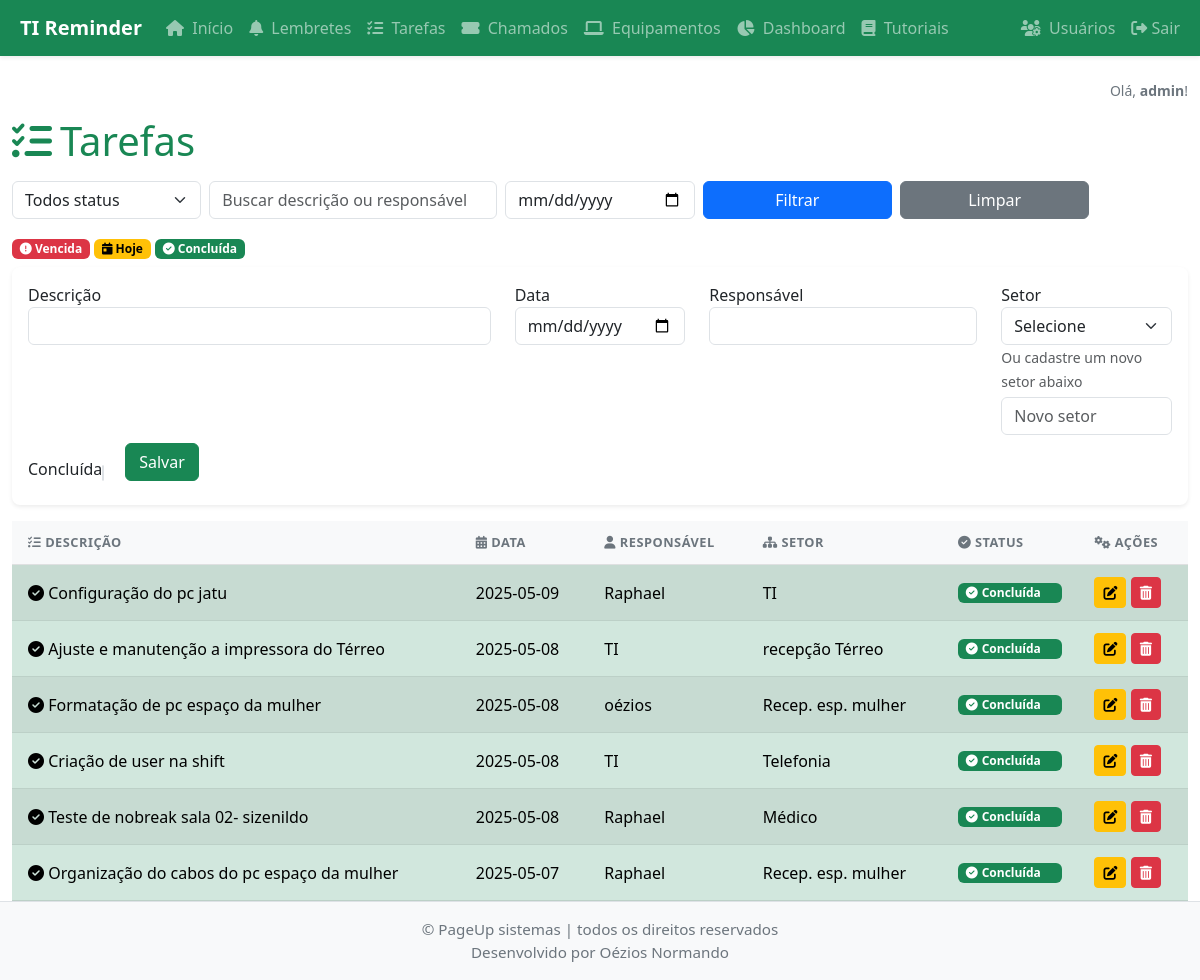
The page /tasks (signed in) on the database its author committed.
### app/models.py (models this page shows, shortened)
class User(db.Model):
    id = db.Column(db.Integer, primary_key=True)
    username = db.Column(db.String(64), unique=True, nullable=False)
    email = db.Column(db.String(120), unique=True, nullable=False)
    password_hash = db.Column(db.String(128), nullable=False)
    is_admin = db.Column(db.Boolean, default=False)
    is_ti = db.Column(db.Boolean, default=False)  # Indica se o usuário é da equipe de TI
    ativo = db.Column(db.Boolean, default=True)  # Para ativação/desativação
    sector_id = db.Column(db.Integer, db.ForeignKey('sector.id'), nullable=True)
    sector = db.relationship('Sector', backref='usuarios')
    reminders = db.relationship('Reminder', backref='usuario', lazy=True)
    tasks = db.relationship('Task', backref='usuario', lazy=True)

class Task(db.Model):
    id = db.Column(db.Integer, primary_key=True)
    description = db.Column(db.String(200), nullable=False)
    date = db.Column(db.Date, default=datetime.utcnow)
    responsible = db.Column(db.String(100), nullable=False)
    completed = db.Column(db.Boolean, default=False)
    sector_id = db.Column(db.Integer, db.ForeignKey('sector.id'), nullable=True)
    user_id = db.Column(db.Integer, db.ForeignKey('user.id'), nullable=True)

class Sector(db.Model):
    id = db.Column(db.Integer, primary_key=True)
    name = db.Column(db.String(100), unique=True, nullable=False)
    reminders = db.relationship('Reminder', backref='sector', lazy=True)
    tasks = db.relationship('Task', backref='sector', lazy=True)

### app/routes.py (the view, shortened to what this page needs)
@bp.route('/tasks', methods=['GET', 'POST'])
@login_required
def tasks():
    from .models import Sector
    form = TaskForm()
    sectors = Sector.query.order_by(Sector.name).all()
    form.sector_id.choices = [(0, 'Selecione')] + [(s.id, s.name) for s in sectors]
    page = request.args.get('page', 1, type=int)
    per_page = 10
    status_filter = request.args.get('status', '')
    search = request.args.get('search', '').strip()
    date_filter = request.args.get('date', '')
    query = Task.query
    if status_filter == 'expired':
        query = query.filter(Task.completed == False, Task.date < date.today())
    elif status_filter == 'today':
        query = query.filter(Task.completed == False, Task.date == date.today())
    elif status_filter == 'done':
        query = query.filter(Task.completed == True)
    if search:
        query = query.filter(Task.description.ilike(f'%{search}%'))
    if date_filter:
        try:
            filter_date = datetime.strptime(date_filter, '%Y-%m-%d').date()
            query = query.filter(Task.date == filter_date)
        except:
            pass
    if not session.get('is_admin'):
        query = query.filter_by(user_id=session.get('user_id'))
    pagination = query.order_by(Task.date.desc()).paginate(page=page, per_page=per_page, error_out=False)
    tasks = pagination.items
    for t in tasks:
        if t.completed:
            t.status = 'done'
        elif t.date < date.today():
            t.status = 'expired'
        elif t.date == date.today():
            t.status = 'today'
        else:
            t.status = 'pending'
    return render_template('tasks.html', tasks=tasks, form=form, edit_id=None, pagination=pagination, status_filter=status_filter, search=search, date_filter=date_filter, current_date=date.today())

### app/forms.py
class TaskForm(FlaskForm):
    description = StringField('Descrição', validators=[DataRequired()])
    date = DateField('Data', validators=[DataRequired()])
    responsible = StringField('Responsável', validators=[DataRequired()])
    completed = BooleanField('Concluída')
    sector_id = SelectField('Setor', coerce=int, choices=[], validators=[])
    new_sector = StringField('Novo setor')
    submit = SubmitField('Salvar')

### app/auth_utils.py (called while the page is built)
def login_required(f):
    @wraps(f)
    def decorated_function(*args, **kwargs):
        if 'user_id' not in session:
            return redirect(url_for('auth.login', need_login=True))
        from .models import User
        user = User.query.get(session['user_id'])
        if user and not user.ativo:
            session.clear()
            flash('Seu acesso foi desativado pelo administrador.', 'danger')
            return redirect(url_for('auth.login'))
        return f(*args, **kwargs)
    return decorated_function

### app/templates/tasks.html (shortened to what this page needs)
{% extends 'base.html' %}
{% block content %}
<h1 class="mt-2 mb-3" style="padding-top:0.5rem;"><i class="fas fa-tasks me-2"></i>Tarefas</h1>
<form class="row g-2 mb-3" method="get">
  <div class="col-md-2">
    <select name="status" class="form-select">
      <option value="">Todos status</option>
    </select>
  </div>
  <div class="col-md-3">
    <input type="text" name="search" class="form-control" placeholder="Buscar descrição ou responsável" value="{{ search }}">
  </div>
  <div class="col-md-2">
    <input type="date" name="date" class="form-control" value="{{ date_filter }}">
  </div>
  <div class="col-md-2">
    <button type="submit" class="btn btn-primary w-100">Filtrar</button>
  </div>
  <div class="col-md-2">
    <a href="{{ url_for('main.tasks') }}" class="btn btn-secondary w-100">Limpar</a>
  </div>
</form>
<div class="mb-2">
  <span class="badge bg-danger"><i class="fas fa-exclamation-circle"></i> Vencida</span>
  <span class="badge bg-warning text-dark"><i class="fas fa-calendar-day"></i> Hoje</span>
  <span class="badge bg-success"><i class="fas fa-check-circle"></i> Concluída</span>
</div>
<div class="card mb-3">
  <div class="card-body">
    <form method="POST">
      <div class="row">
        <div class="col-md-5 mb-2">
          {{ form.description.label }}{{ form.description(class_='form-control') }}
        </div>
        <div class="col-md-2 mb-2">
          {{ form.date.label }}{{ form.date(class_='form-control') }}
        </div>
        <div class="col-md-3 mb-2">
          {{ form.responsible.label }}{{ form.responsible(class_='form-control') }}
        </div>
        <div class="col-md-2 mb-2">
          {{ form.sector_id.label }}{{ form.sector_id(class_='form-select') }}
          <small class="text-muted">Ou cadastre um novo setor abaixo</small>
          {{ form.new_sector(class_='form-control mt-1', placeholder='Novo setor') }}
        </div>
        <div class="col-md-1 mb-2 d-flex align-items-end">
          {{ form.completed.label }}{{ form.completed(class_='form-check-input') }}
        </div>
        <div class="col-md-1 mb-2 d-flex align-items-end">
          {% if edit_id %}
            <button type="submit" class="btn btn-warning w-100 p-2">Atualizar</button>
          {% else %}
            {{ form.submit(class_='btn btn-success w-100') }}
          {% endif %}
        </div>
      </div>
    </form>
  </div>
</div>
<div class="table-responsive" style="max-height: 400px;">
<table class="table table-striped align-middle mb-0">
  <thead class="table-light">
    <tr>
      <th><i class="fas fa-tasks"></i> Descrição</th>
      <th><i class="fas fa-calendar-alt"></i> Data</th>
      <th><i class="fas fa-user"></i> Responsável</th>
      <th><i class="fas fa-sitemap"></i> Setor</th>
      <th><i class="fas fa-check-circle"></i> Status</th>
      <th><i class="fas fa-cogs"></i> Ações</th>
    </tr>
  </thead>
  <tbody>
    {% for task in tasks %}
    <tr class="
      {% if task.status == 'expired' %}table-danger{% elif task.status == 'today' %}table-warning{% elif task.status == 'done' %}table-success{% endif %}">
      <td>
        {% if task.status == 'expired' %}<span title="Vencida"><i class="fas fa-exclamation-circle"></i></span> {% elif task.status == 'today' %}<span title="Hoje"><i class="fas fa-calendar-day"></i></span> {% elif task.status == 'done' %}<span title="Concluída"><i class="fas fa-check-circle"></i></span> {% endif %}
        {{ task.description }}
      </td>
      <td>{{ task.date }}</td>
      <td>{{ task.responsible }}</td>
      <td>{{ task.sector.name if task.sector else '' }}</td>
      <td class="text-center">
        {% if task.completed %}
          <span class="badge bg-success d-flex align-items-center gap-1"><i class="fas fa-check-circle"></i> Concluída</span>
        {% elif task.date < current_date %}
          <span class="badge bg-danger d-flex align-items-center gap-1"><i class="fas fa-exclamation-circle"></i> Vencida</span>
        {% elif task.date == current_date %}
          <span class="badge bg-warning text-dark d-flex align-items-center gap-1"><i class="fas fa-calendar-day"></i> Hoje</span>
        {% else %}
          <span class="badge bg-secondary d-flex align-items-center gap-1"><i class="fas fa-clock"></i> Futura</span>
        {% endif %}
      </td>
      <td class="text-nowrap">
        <a href="{{ url_for('main.edit_task', id=task.id) }}" class="btn btn-sm btn-warning" title="Editar"><i class="fas fa-edit"></i></a>
        <form method="POST" action="{{ url_for('main.delete_task', id=task.id) }}" style="display:inline;">
          <button type="submit" class="btn btn-sm btn-danger" onclick="return confirm('Excluir esta tarefa?');" title="Excluir"><i class="fas fa-trash-alt"></i></button>
        </form>
      </td>
    </tr>
    {% else %}
    <tr><td colspan="6">Nenhuma tarefa encontrada.</td></tr>
    {% endfor %}
  </tbody>
</table>
</div>
</div>
{% endblock %}

### app/templates/base.html (shortened to what this page needs)
<!DOCTYPE html>
<html lang="pt-br">
<head>
    <link href="https://cdn.jsdelivr.net/npm/bootstrap@5.3.0/dist/css/bootstrap.min.css" rel="stylesheet">
    <link rel="stylesheet" href="{{ url_for('static', filename='style.css') }}">
    <link rel="stylesheet" href="https://cdnjs.cloudflare.com/ajax/libs/font-awesome/6.4.2/css/all.min.css">
</head>
<body>
{% if session.get('user_id') %}
<nav class="navbar navbar-expand-lg navbar-dark bg-success shadow-sm mb-4">
  <div class="container-fluid">
    <a class="navbar-brand fw-bold" href="{{ url_for('main.index') }}">
      TI Reminder
    </a>
    <div class="collapse navbar-collapse">
      <ul class="navbar-nav me-auto mb-2 mb-lg-0">
        <li class="nav-item"><a class="nav-link" href="{{ url_for('main.index') }}"><i class="fas fa-home me-1"></i> Início</a></li>
        <li class="nav-item"><a class="nav-link" href="{{ url_for('main.reminders') }}"><i class="fas fa-bell me-1"></i> Lembretes</a></li>
        <li class="nav-item"><a class="nav-link" href="{{ url_for('main.tasks') }}"><i class="fas fa-tasks me-1"></i> Tarefas</a></li>
        <li class="nav-item"><a class="nav-link" href="{{ url_for('main.listar_chamados') }}"><i class="fas fa-ticket-alt me-1"></i> Chamados</a></li>
        <li class="nav-item"><a class="nav-link" href="{{ url_for('main.list_equipment') }}"><i class="fas fa-laptop me-1"></i> Equipamentos</a></li>
        <li class="nav-item"><a class="nav-link" href="{{ url_for('main.dashboard') }}"><i class="fas fa-chart-pie me-1"></i> Dashboard</a></li>
        <li class="nav-item"><a class="nav-link" href="{{ url_for('main.listar_tutoriais') }}"><i class="fas fa-book me-1"></i> Tutoriais</a></li>
      </ul>
      <ul class="navbar-nav ms-auto mb-2 mb-lg-0">
        {% if session.get('is_admin') %}
        <li class="nav-item">
          <a class="nav-link {% if request.endpoint == 'main.users_admin' %}active{% endif %}" href="{{ url_for('main.users_admin') }}"><i class="fas fa-users-cog me-1"></i> Usuários</a>
        </li>
        {% endif %}
        <li class="nav-item">
          <a class="nav-link" href="{{ url_for('auth.logout') }}">
            <i class="fas fa-sign-out-alt"></i> Sair
          </a>
        </li>
      </ul>
    </div>
  </div>
</nav>
{% endif %}
<div class="container">
  <div class="row">
    {% if session.get('username') %}
    <div class="col-md-12">
      <div class="d-flex justify-content-end">
        <span class="text-secondary small">Olá, <strong>{{ session['username'] }}</strong>!</span>
      </div>
    </div>
    {% endif %}
  </div>
    {% block content %}{% endblock %}
<footer class="footer py-3 bg-light text-center border-top" style="font-size: 0.95rem; color: #6c757d;">
  <div class="container">
    <span>&copy; PageUp sistemas | todos os direitos reservados<br>Desenvolvido por Oézios Normando</span>
  </div>
</footer>
</body>
</html>

### app/static/style.css (style rules this page uses)
html, body { height: 100%; }
body { min-height: 100vh; display: flex; flex-direction: column; padding-bottom: 40px; }
.container { flex: 1 0 auto; overflow-y: auto; max-width: 100vw; }
.card { margin-bottom: 20px; box-shadow: 0 0.125rem 0.25rem rgba(0, 0, 0, 0.075); border: none; border-radius: 0.5rem; overflow: hidden; }
.bg-warning { color: #000 !important; background-color: #ffc107 !important; }
.bg-success { background-color: #198754 !important; }
.bg-danger { background-color: #dc3545 !important; }
.table { margin-bottom: 0; }
.table th { font-weight: 600; font-size: 0.8rem; text-transform: uppercase; letter-spacing: 0.5px; color: #6c757d; border-top: none; padding: 0.75rem 1rem; background-color: #f8f9fa; }
.table td { padding: 0.75rem 1rem; vertical-align: middle; border-top: 1px solid #f1f1f1; }

### app/templates/base.html (style rules this page uses)
.bg-success { background-color: #198754; border-color: #198754; }
a { color: #198754; }
h1, h2, h3, h4, h5, h6 { color: #198754; }

### rows shown on the page
User: username "admin"
Task: description "Configuração do pc jatu", date "2025-05-09", responsible "Raphael", sector "TI", completed True (drawn)
Task: description "Ajuste e manutenção a impressora do Térreo", date "2025-05-08", responsible "TI", sector "recepção Térreo", completed True (drawn)
Task: description "Formatação de pc espaço da mulher", date "2025-05-08", responsible "oézios", sector "Recep. esp. mulher", completed True (drawn)
Task: description "Criação de user na shift", date "2025-05-08", responsible "TI", sector "Telefonia", completed True (drawn)
Task: description "Teste de nobreak sala 02- sizenildo", date "2025-05-08", responsible "Raphael", sector "Médico", completed True (drawn)
Task: description "Organização do cabos do pc espaço da mulher", date "2025-05-07", responsible "Raphael", sector "Recep. esp. mulher", completed True (drawn)
